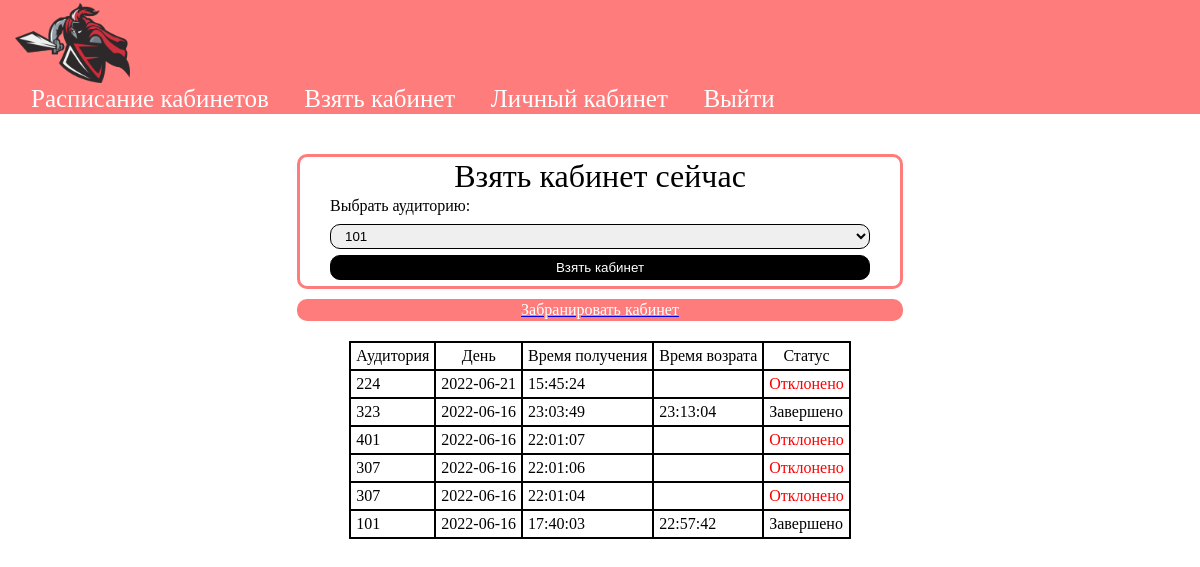
Screenshot of /office.php (signed in) with the database file from the repository.
### tables this page shows
CREATE TABLE `list_au` (
  `id_list` int(11) NOT NULL,
  `id_us_fk` int(11) NOT NULL,
  `id_a_fk` int(11) NOT NULL,
  `day` date NOT NULL,
  `time1` time NOT NULL,
  `time2` time DEFAULT NULL,
  `status` varchar(50) DEFAULT NULL
);

CREATE TABLE `auditorium` (
  `id_a` int(11) NOT NULL,
  `number` varchar(10) NOT NULL,
  `type` varchar(50) NOT NULL
);

### office.php (called while the page is built)
<?php
	include('basis/ofheader.php');
    include('content/cad_b.php');
	include('basis/footer.php');
?>

### content/cad_b.php (the view, shortened to what this page needs)
<div class="nav_form">
<h1>Взять кабинет сейчас</h1>
    <form action="#" method="POST" class="input">
    <p class="black">Выбрать аудиторию:</p>
        <select class="info_input" placeholder="Пользователь" name="cab" >
        <?php
        if($_SESSION['pri']=='it'){
            $push = 'SELECT * FROM `auditorium` ORDER BY `auditorium`.`number` ASC';
            }else{
                $push = 'SELECT * FROM `auditorium` where type="all" ORDER BY `auditorium`.`number` ASC';
            }
            $acc = mysqli_query($journal, $push);
            while($row = mysqli_fetch_array($acc)){
        ?>
            <option value="<?php echo $row["id_a"]; ?>" ><?php echo $row["number"]; ?></option>
        <?php
            }
        ?>
        </select>
        <button type="submit" class="info_input info_input_button">Взять кабинет</button>
    </form>
</div>
<a class="new_pass" href="bron.php"><div class="pass_bl nav_form"><p>Забранировать кабинет</p></div></a>
<table>
	<tr>
		<th>Аудитория</th>
		<th>День</th>
		<th>Время получения</th>
        <th>Время возрата</th>
        <th>Статус</th>
	</tr>
	<?php
		$push = 'SELECT a.number, l.day, l.time1, l.time2, l.status FROM list_au l JOIN auditorium a ON a.id_a = l.id_a_fk WHERE l.id_us_fk ="'.$_SESSION['id_us'].'"  ORDER BY l.`id_list` DESC';
		$res = mysqli_query($journal, $push);
		while($row = mysqli_fetch_array($res)){
            $status = $row['status'];
    ?>
			<tr>
			<td><?php echo $row['number']; ?></td>
			<td><?php echo $row['day']; ?></td>
			<td><?php echo $row['time1']; ?></td>
            <td><?php echo $row['time2']; ?></td>
            <td class="<?php if($status=="Отклонено"){ echo 'error';}else if($status=="Ожидание"){ echo 'ye';}else if($status=="Подтверждено"){ echo 'good';} ?>"><?php echo $status; ?></td>
			</tr>
    <?php
		}
	?>
</table>

### css/basis/zeroing_out.css (style rules this page uses)
html, body, div, span, applet, object, iframe, h1, h2, h3, h4, h5, h6, p, blockquote, pre, a, abbr, acronym, address, big, cite, code, del, dfn, em, img, ins, kbd, q, s, samp, small, strike, strong, sub, sup, tt, var, b, u, i, center, dl, dt, dd, ol, ul, li, fieldset, form, label, legend, table, caption, tbody, tfoot, thead, tr, th, td, article, aside, canvas, details, embed, figure, figcaption, footer, header, hgroup, menu, nav, output, ruby, section, summary, time, mark, audio, video { margin: 0; padding: 0; border: 0; font-size: 100%; font: inherit; vertical-align: baseline; }
html { height: 100%; }
body { line-height: 1; }
table { border-collapse: collapse; border-spacing: 0; }

### css/content/in.css (style rules this page uses)
.nav_form { max-width: 600px; border-radius: 10px; margin: 10px auto; border: 3px solid rgb(255, 124, 124); text-align: center; }
.input { max-width: 90%; margin: 0 auto; padding: 3px; }
.nav_form h1 { font-size: 32px; margin: 3px auto; }
.info_input { width: 100%; box-sizing: border-box; height: 25px; padding: 0 10px; border-radius: 10px; border: 1px solid black; margin: 3px auto; }
.info_input_button { background-color: rgb(0, 0, 0); color: white; }
.error { color: rgb(255, 0, 0); text-align: left; margin-bottom: 7px; }

### css/content/accaunt.css (style rules this page uses)
.new_pass { margin-top: 10px; }
.pass_bl { margin-top: 10px; color:white; background-color: rgb(255, 124, 124); }
.black { color: rgb(0, 0, 0); text-align: left; margin-bottom: 7px; }

### css/content/table.css (style rules this page uses)
table, tr, th, td { border: 2px solid #000; border-collapse: collapse; padding: 5px; }
table { margin: 20px auto; }

### rows the page displays
list_au: id_a_fk.number "224", day "2022-06-21", time1 "15:45:24", status "Отклонено"
list_au: id_a_fk.number "323", day "2022-06-16", time1 "23:03:49", time2 "23:13:04", status "Завершено"
list_au: id_a_fk.number "401", day "2022-06-16", time1 "22:01:07", status "Отклонено"
list_au: id_a_fk.number "307", day "2022-06-16", time1 "22:01:06", status "Отклонено"
list_au: id_a_fk.number "307", day "2022-06-16", time1 "22:01:04", status "Отклонено"
list_au: id_a_fk.number "101", day "2022-06-16", time1 "17:40:03", time2 "22:57:42", status "Завершено"

### other values shown
form field cab "101"
